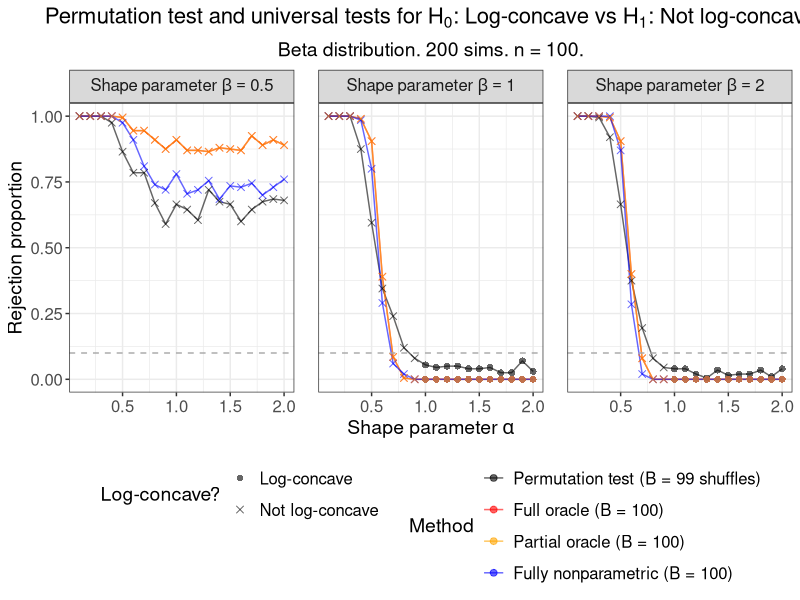

The R script that drew this image:
# Plot results from various tests of
# H_0: log-concave versus H_1: not log-concave.
# Use beta distribution. Density is log-concave iff alpha_param, beta_param >= 1.

suppressMessages(library(data.table))
suppressMessages(library(tidyverse))

# Create theme
paper_theme <- theme_bw() +
  theme(plot.title = element_text(hjust = 0.5, size = 16),
        plot.subtitle = element_text(hjust = 0.5, size = 14),
        legend.title = element_text(size = 14),
        axis.title = element_text(size = 14),
        legend.text = element_text(size = 12),
        axis.text = element_text(size = 12),
        strip.text = element_text(size = 12),
        panel.spacing = unit(1.2, "lines"))

# Read in data
perm_test <- fread("sim_data/fig19_perm_test.csv") %>% 
  mutate(Method = "Permutation test (B = 99 shuffles)")

full_oracle <- fread("sim_data/fig19_full_oracle.csv") %>% 
  mutate(Method = "Full oracle (B = 100)")

partial_oracle <- fread("sim_data/fig19_partial_oracle.csv") %>% 
  mutate(Method = "Partial oracle (B = 100)")

fully_NP <- fread("sim_data/fig19_fully_NP.csv") %>% 
  mutate(Method = "Fully nonparametric (B = 100)")

# Combine results
results <- rbind(perm_test, full_oracle, partial_oracle, fully_NP, fill = TRUE)

# Get rejection proportion at each (d, mu_norm) combination
reject_df <- results %>% 
  group_by(n_obs, d, beta_param, alpha_param, B, Method) %>% 
  dplyr::summarise(reject_prop = mean(reject),
                   sim_count = n())

# Check parameters
stopifnot(unique(perm_test$B) == 99,
          unique(full_oracle$B) == 100,
          unique(partial_oracle$B) == 100,
          unique(fully_NP$B) == 100,
          unique(reject_df$n_obs) == 100,
          unique(reject_df$sim_count) == 200)

######################
##### Plot power #####
######################

# Plot rejection proportions of permutation and log-concave mixture methods
reject_plot_beta <- reject_df %>% 
  mutate(log_concave = case_when(alpha_param >= 1 & beta_param >= 1 ~ "Log-concave",
                                 alpha_param <  1 | beta_param < 1~ "Not log-concave"),
         Method = 
           factor(Method,
                  levels = c("Permutation test (B = 99 shuffles)",
                             "Full oracle (B = 100)",
                             "Partial oracle (B = 100)",
                             "Fully nonparametric (B = 100)"),
                  labels = c("Permutation test (B = 99 shuffles)",
                             "Full oracle (B = 100)",
                             "Partial oracle (B = 100)",
                             "Fully nonparametric (B = 100)")),
         beta_param = factor(beta_param,
                             levels = c(0.5, 1, 2),
                             labels = c("Shape~parameter~beta==0.5", 
                                        "Shape~parameter~beta==1", 
                                        "Shape~parameter~beta==2"))) %>%
  ggplot(aes(x = alpha_param, y = reject_prop)) +
  geom_line(aes(col = Method), alpha = 0.6) +
  geom_point(aes(col = Method, shape = log_concave), size = 2, alpha = 0.6) +
  geom_hline(yintercept = 0.10, lty = "dashed", col = "darkgrey") +
  facet_grid(. ~ beta_param, labeller = label_parsed) +
  labs(x = expression("Shape parameter"~alpha), 
       y = "Rejection proportion",
       col = "Method",
       shape = "Log-concave?",
       title = expression("Permutation test and universal tests for H"[0]*
                            ": Log-concave vs H"[1]*": Not log-concave"),
       subtitle = expression("Beta distribution. 200 sims. n = 100.")) +
  scale_shape_manual(values = c(16, 4)) +
  scale_color_manual(values = c("black", "red", "orange", "blue")) +
  paper_theme +
  theme(legend.position = "bottom") +
  guides(shape = guide_legend(nrow = 2),
         colour = guide_legend(nrow = 4))

#####################
##### Save plot #####
#####################

ggsave(plot = reject_plot_beta,
       filename = "sim_plots/figure_19.pdf",
       width = 10, height = 4.8)
